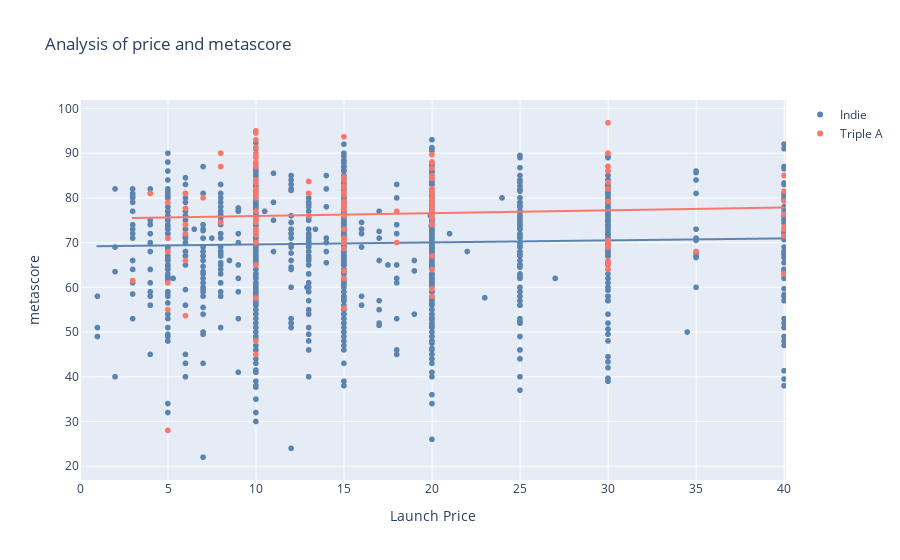

Here is the notebook cell this chart was saved with:
### Markdown cell above
Next, we decided to look at a game's Metascore. Metascore is a score given to a video game based on reviews. The score ranges from 0 to 100 with 100 being the highest. Metascores come from Metacritic: an extremely popular game review site similar to imdb for movies. We were also interested in the impact of a game's price on its Metascore: higher prices may lead to higher expectations that are harder to meet. On the other hand, people may soften their critiques to justify their purchase.

### Code cell
df1 = pd.read_csv("DATASETS/result.csv")[["metascore", "name"]]
df2 = pd.read_csv("DATASETS/steam_reviews_revenue.csv")[["name", "Launch Price", "is_aaa"]]

df = pd.merge(df1, df2, how="inner", on="name")
df = df.groupby(df["name"]).aggregate({"name":"first", "Launch Price":"mean", "metascore":"mean", "is_aaa":"first"})

df["is_aaa"] = df["is_aaa"].replace({0:"Indie", 1:"Triple A"})

fig = px.scatter(df, x='Launch Price', y='metascore', trendline='ols', title='Analysis of price and metascore', color="is_aaa", color_discrete_sequence=['#5b84b1','#fc766a'], labels={'is_aaa':''})
fig.update_layout(xaxis=dict(range=[0, 40.1]))
fig.update_traces(selector=dict(type='trendline'), name='Trendline')
fig.show()

### Figure 1 — Plotly figure (JSON) as saved in the notebook; plotly's stock layout.template omitted (floating-point values rounded to 4 significant figures; data arrays with more than 128 entries replaced by an {"elided": "..."} marker saying what was removed)
{"data": [{"hovertemplate": "=Indie<br>Launch Price=%{x}<br>metascore=%{y}<extra></extra>", "legendgroup": "Indie", "marker": {"color": "#5b84b1", "symbol": "circle"}, "mode": "markers", "name": "Indie", "showlegend": true, "type": "scattergl", "x": {"elided": "1890 float values"}, "xaxis": "x", "y": {"elided": "1890 float values"}, "yaxis": "y"}, {"hovertemplate": "<b>OLS trendline</b><br>metascore = 0.0449163 * Launch Price + 69.144<br>R<sup>2</sup>=0.002206<br><br>=Indie<br>Launch Price=%{x}<br>metascore=%{y} <b>(trend)</b><extra></extra>", "legendgroup": "Indie", "marker": {"color": "#5b84b1", "symbol": "circle"}, "mode": "lines", "name": "Indie", "showlegend": false, "type": "scattergl", "x": {"elided": "1890 float values"}, "xaxis": "x", "y": {"elided": "1890 float values"}, "yaxis": "y"}, {"hovertemplate": "=Triple A<br>Launch Price=%{x}<br>metascore=%{y}<extra></extra>", "legendgroup": "Triple A", "marker": {"color": "#fc766a", "symbol": "circle"}, "mode": "markers", "name": "Triple A", "showlegend": true, "type": "scattergl", "x": {"elided": "147 float values"}, "xaxis": "x", "y": {"elided": "147 float values"}, "yaxis": "y"}, {"hovertemplate": "<b>OLS trendline</b><br>metascore = 0.0636011 * Launch Price + 75.308<br>R<sup>2</sup>=0.007651<br><br>=Triple A<br>Launch Price=%{x}<br>metascore=%{y} <b>(trend)</b><extra></extra>", "legendgroup": "Triple A", "marker": {"color": "#fc766a", "symbol": "circle"}, "mode": "lines", "name": "Triple A", "showlegend": false, "type": "scattergl", "x": {"elided": "147 float values"}, "xaxis": "x", "y": {"elided": "147 float values"}, "yaxis": "y"}], "layout": {"autosize": true, "legend": {"title": {"text": ""}, "tracegroupgap": 0}, "title": {"text": "Analysis of price and metascore"}, "xaxis": {"anchor": "y", "domain": [0, 1], "range": [0, 40.1], "title": {"text": "Launch Price"}, "type": "linear"}, "yaxis": {"anchor": "x", "autorange": true, "domain": [0, 1], "range": [15.83, 103.0], "title": {"text": "metascore"}, "type": "linear"}}}
